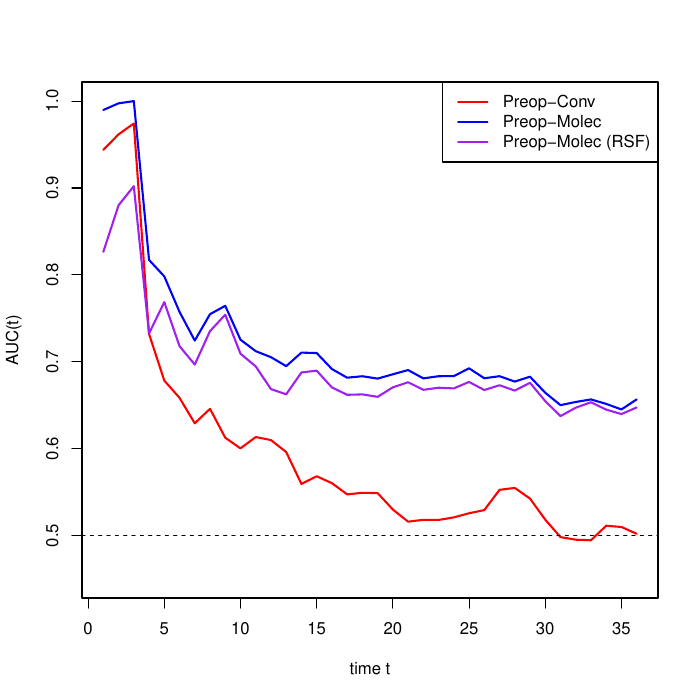

This chart was generated by the following R code:
options(echo = TRUE, warn = 1)

load("04_NSWPCN_fits.rda")
data.glasgow = readRDS("06_Glasgow.rds")

pdf("08_test_NSWPCN_on_Glasgow.pdf")

rm(args, data, data.x.confounders, data.x.conv_preop, data.x.conv_postop, 
	data.x.management, data.x.molec_preop, data.x.molec_postop, data.x.postop.conventional,
	data.x.preop.conventional, data.x.preop.molecular, mode, origcols, tsub)

library(glmulti)
library(randomForestSRC)
library(survival)

model0 = coxph(data.y ~ 1)
model1 = glmulti.conv_preop.bic
model2 = glmulti.molec_preop.bic
model3 = glmulti.conv_postop.bic
model4 = glmulti.molec_postop.bic
model5 = rsf.molec_preop
model6 = coxph(data.y ~ data.x.all$Molec.S100A4.DCThresh + data.x.all$Molec.S100A2.DCThresh)

preds0 = rep(0, nrow(data.glasgow))
preds1 = predict(model1, select = 1, newdata = data.glasgow)$averages[1,]
preds2 = predict(model2, select = 1, newdata = data.glasgow)$averages[1,]
preds3 = predict(model3, select = 1, newdata = data.glasgow)$averages[1,]
preds4 = predict(model4, select = 1, newdata = data.glasgow)$averages[1,]
preds5 = predict(model5, newdata = data.glasgow)$predicted
preds6 = predict(model6, newdata = data.glasgow)
max(abs(preds6 - preds2))		# Sanity check

data.glasgow.y = Surv(data.glasgow$History.Death.EventTimeDays/365.25*12, data.glasgow$History.DSDeath.Event)
summary(coxph(data.glasgow.y ~ preds1))
summary(coxph(data.glasgow.y ~ preds2))
summary(coxph(data.glasgow.y ~ preds5))

library(timeROC)
cdroc0 = timeROC(data.glasgow$History.Death.EventTimeDays/365.25*12, as.numeric(as.character(data.glasgow$History.Death.Cause)), preds0, cause = 1, times = seq(1, 36, 1), iid = TRUE)
cdroc1 = timeROC(data.glasgow$History.Death.EventTimeDays/365.25*12, as.numeric(as.character(data.glasgow$History.Death.Cause)), preds1, cause = 1, times = seq(1, 36, 1), iid = TRUE)
cdroc2 = timeROC(data.glasgow$History.Death.EventTimeDays/365.25*12, as.numeric(as.character(data.glasgow$History.Death.Cause)), preds2, cause = 1, times = seq(1, 36, 1), iid = TRUE)
cdroc3 = timeROC(data.glasgow$History.Death.EventTimeDays/365.25*12, as.numeric(as.character(data.glasgow$History.Death.Cause)), preds3, cause = 1, times = seq(1, 36, 1), iid = TRUE)
cdroc4 = timeROC(data.glasgow$History.Death.EventTimeDays/365.25*12, as.numeric(as.character(data.glasgow$History.Death.Cause)), preds4, cause = 1, times = seq(1, 36, 1), iid = TRUE)
cdroc5 = timeROC(data.glasgow$History.Death.EventTimeDays/365.25*12, as.numeric(as.character(data.glasgow$History.Death.Cause)), preds5, cause = 1, times = seq(1, 36, 1), iid = TRUE)
#plotAUCcurve(cdroc0, conf.int = TRUE)
plotAUCcurve(cdroc1, conf.int = FALSE, add = FALSE, col = "red")		# Preop-conv
plotAUCcurve(cdroc2, conf.int = FALSE, add = TRUE, col = "blue")		# Preop-molec
#plotAUCcurve(cdroc3, conf.int = FALSE, add = TRUE, col = "orange")		# Postop-conv
#plotAUCcurve(cdroc4, conf.int = FALSE, add = TRUE, col = "green")		# Postop-molec
plotAUCcurve(cdroc5, conf.int = FALSE, add = TRUE, col = "purple")		# Preop-molec (RSF)
legend("topright", legend = c("Preop-Conv", "Preop-Molec", "Preop-Molec (RSF)"), col = c("red", "blue", "purple"), lty = "solid")
plotAUCcurveDiff(cdroc2, cdroc1, conf.int = TRUE)
plotAUCcurveDiff(cdroc5, cdroc2, conf.int = TRUE)


library(risksetROC)
risksetROC(data.glasgow$History.Death.EventTimeDays/365.25*12, status = data.glasgow$History.Death.Cause == "1", marker = preds1, predict.time = 12)
risksetROC(data.glasgow$History.Death.EventTimeDays/365.25*12, status = data.glasgow$History.Death.Cause == "1", marker = preds2, predict.time = 12)
risksetROC(data.glasgow$History.Death.EventTimeDays/365.25*12, status = data.glasgow$History.Death.Cause == "1", marker = preds5, predict.time = 12)
risksetAUC(data.glasgow$History.Death.EventTimeDays/365.25*12, status = data.glasgow$History.Death.Cause == "1", marker = preds1, tmax = 36)
risksetAUC(data.glasgow$History.Death.EventTimeDays/365.25*12, status = data.glasgow$History.Death.Cause == "1", marker = preds2, tmax = 36)
risksetAUC(data.glasgow$History.Death.EventTimeDays/365.25*12, status = data.glasgow$History.Death.Cause == "1", marker = preds5, tmax = 36)


library(pec)


